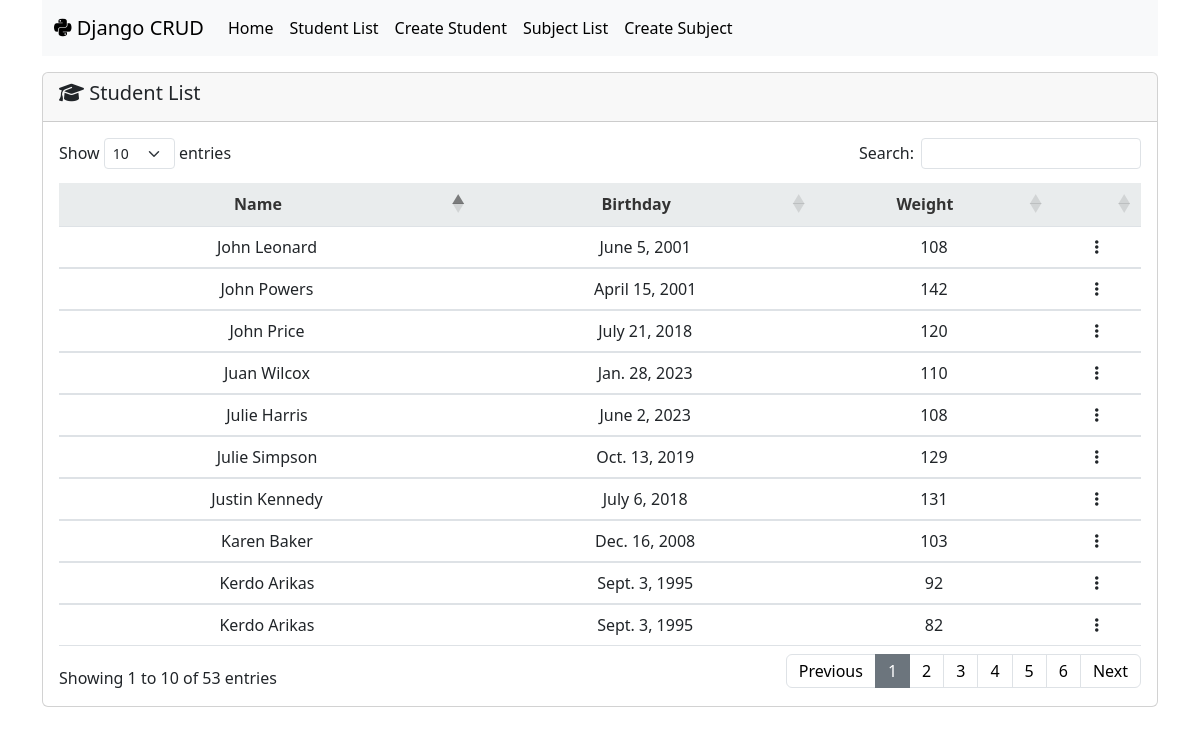
The page /first_app/student_list/ on the database as committed earlier.
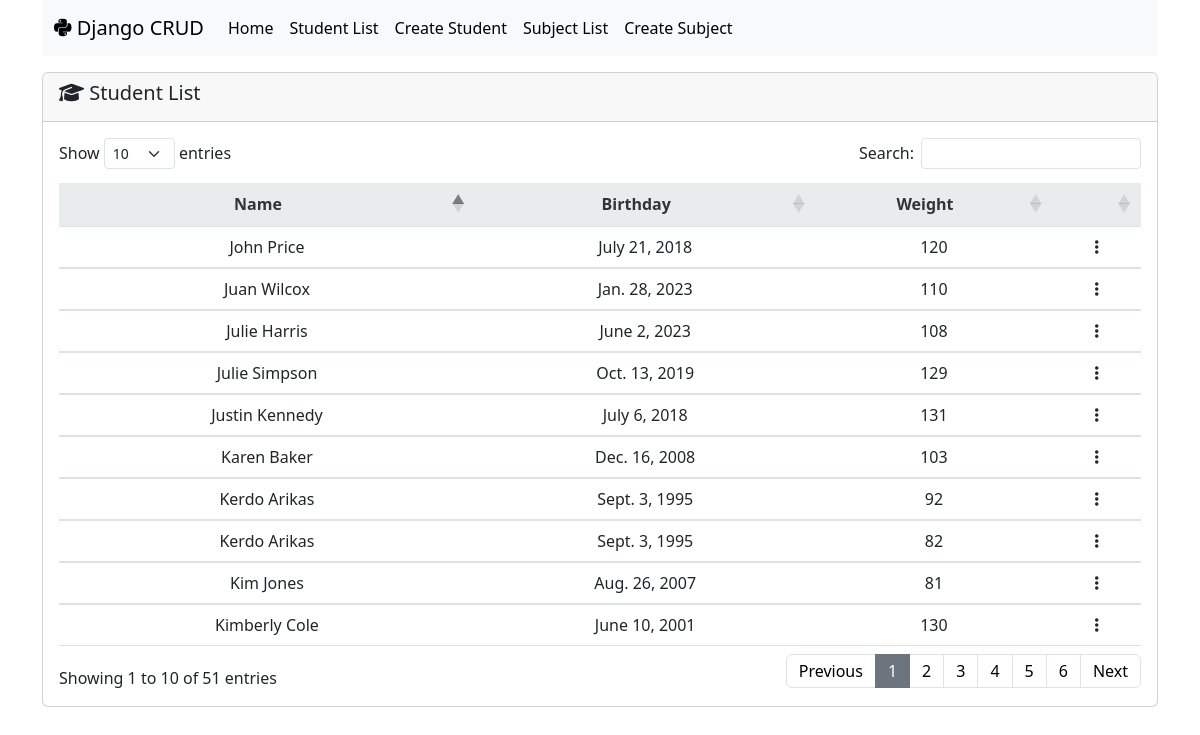
The same page on the database as committed later.
### first_app/models.py (models this page shows)
class Student(models.Model):
    name = models.CharField(max_length=265)
    birth_of_date = models.DateField(null=True, blank=True)
    weight = models.IntegerField()

### first_app/views.py (the view)
# urls.py: path('student_list/', views.StudentListView.as_view(), name='student_list'),
class StudentListView(ListView):
    model = Student
    queryset = Student.objects.order_by('name')
    context_object_name = 'students'

### first_app/templates/first_app/student_list.html (shortened to what this page needs)
{% extends 'base.html' %}
{% block content %}
<div class="card mt-3">
    <div class="card-header">
        <div class="d-flex justify-content-between align-items-center">
            <div class="card-title m-0"><h5><i class="fa-solid fa-graduation-cap"></i> Student List</h5></div>
        </div>
    </div>
    <div class="card-body">
        <table id="student-table" class="table table-hover">
          <thead>
            <tr>
                <th scope="col">Name</th>
                <th scope="col">Birthday</th>
                <th scope="col">Weight</th>
                <th scope="col"></th>
            </tr>
          </thead>
          <tbody>
            {% for student in students %}
                <tr>
                    <td>{{ student.name }}</td>
                    <td>{{ student.birth_of_date }}</td>
                    <td>{{ student.weight }}</td>
                    <td class="dropdown-cell">
                        <i class="fa-solid fa-ellipsis-vertical dropdown-toggle"></i>
                    </td>
                </tr>
            {% endfor %}
          </tbody>
        </table>
    </div>
</div>
{% endblock %}

Rows that differ between the two databases and show on the page:
removed Student: name "John Leonard", birth_of_date "June 5, 2001", weight "108"
removed Student: name "John Powers", birth_of_date "April 15, 2001", weight "142"
now on this page (row unchanged): Student: name "Kim Jones", birth_of_date "Aug. 26, 2007", weight "81"
now on this page (row unchanged): Student: name "Kimberly Cole", birth_of_date "June 10, 2001", weight "130"
Other text that changed with them:
text written by a page script: "Show entries Search: Showing 1 to 10 of 53 entries Previous 1 2 3 4 5 6 Next" → "Show entries Search: Showing 1 to 10 of 51 entries Previous 1 2 3 4 5 6 Next"
